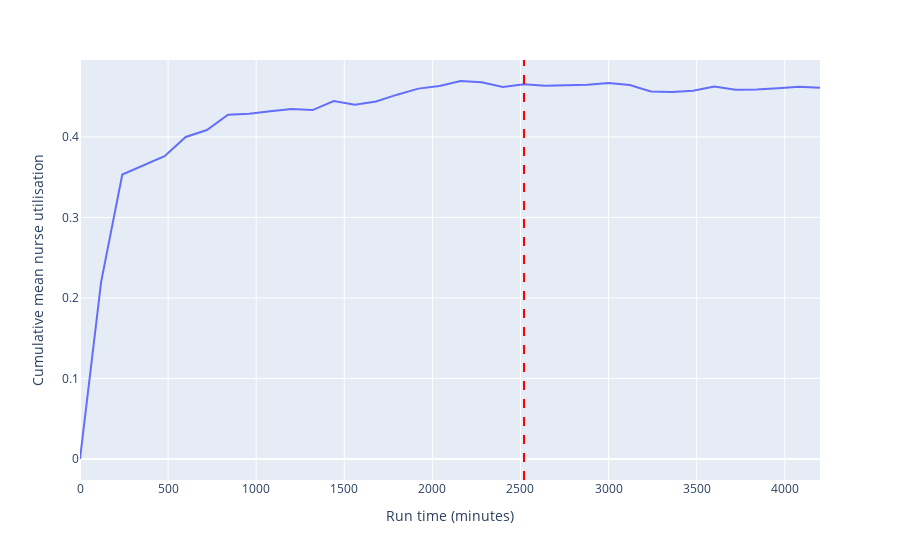

The code cell stored with this chart in its notebook:
### Markdown cell above
Having run the model for three days, it appears to reach a steady state at around 2500 minutes.

### Code cell
time_series_inspection(data_collection_period=1440*3, warm_up=2520)

### Figure 1 — Plotly figure (JSON) as saved in the notebook; plotly's stock layout.template omitted (floating-point values rounded to 4 significant figures)
{"data": [{"hovertemplate": "variable=0<br>simulation_time=%{x}<br>value=%{y}<extra></extra>", "legendgroup": "0", "line": {"color": "#636efa", "dash": "solid"}, "marker": {"symbol": "circle"}, "mode": "lines", "name": "0", "orientation": "v", "showlegend": true, "type": "scatter", "x": [0, 120, 240, 360, 480, 600, 720, 840, 960, 1080, 1200, 1320, 1440, 1560, 1680, 1800, 1920, 2040, 2160, 2280, 2400, 2520, 2640, 2760, 2880, 3000, 3120, 3240, 3360, 3480, 3600, 3720, 3840, 3960, 4080, 4200], "xaxis": "x", "y": [0, 0.22, 0.3533, 0.365, 0.376, 0.4, 0.4086, 0.4275, 0.4289, 0.432, 0.4345, 0.4333, 0.4446, 0.44, 0.444, 0.4525, 0.46, 0.4633, 0.4695, 0.468, 0.4619, 0.4655, 0.4635, 0.4642, 0.4648, 0.4669, 0.4644, 0.4564, 0.4559, 0.4573, 0.4626, 0.4587, 0.4588, 0.4606, 0.4623, 0.4611], "yaxis": "y"}], "layout": {"legend": {"title": {"text": "variable"}, "tracegroupgap": 0}, "margin": {"t": 60}, "shapes": [{"line": {"color": "red", "dash": "dash"}, "type": "line", "x0": 2520, "x1": 2520, "xref": "x", "y0": 0, "y1": 1, "yref": "y domain"}], "showlegend": false, "xaxis": {"anchor": "y", "domain": [0, 1], "title": {"text": "Run time (minutes)"}}, "yaxis": {"anchor": "x", "domain": [0, 1], "title": {"text": "Cumulative mean nurse utilisation"}}}}
